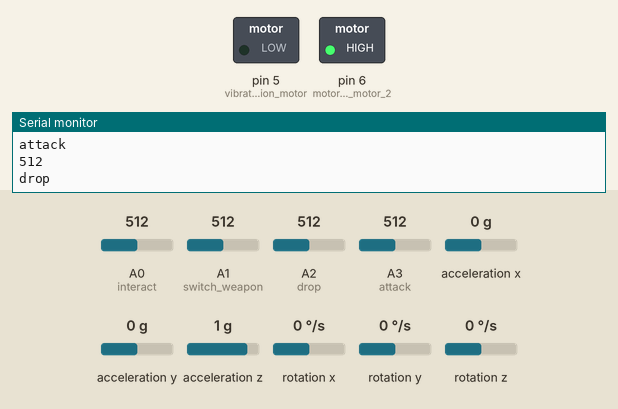
Recording of a sketch running on a simulated Arduino Uno, built with avr-gcc and run on an emulated ATmega328P. On the bench: switched loads named in the sketch (green lamp = pin HIGH), the last lines printed to the serial monitor. Inputs (shaded band) come from the test bench; at power-on: A1 (switch_weapon) = 512, A3 (attack) = 512, A0 (interact) = 512, A2 (drop) = 512, acceleration x 0 g, acceleration y 0 g, acceleration z 1 g, rotation x 0 °/s, rotation y 0 °/s, rotation z 0 °/s. No radio packets arrive unless stated.

Above: at 1.2 s.
1.3 s: A1 (switch_weapon) set to 109
4.3 s: A1 (switch_weapon) set to 95
7.3 s: A3 (attack) set to 54
8.8 s: A3 (attack) set to 48
At 10.0 s:
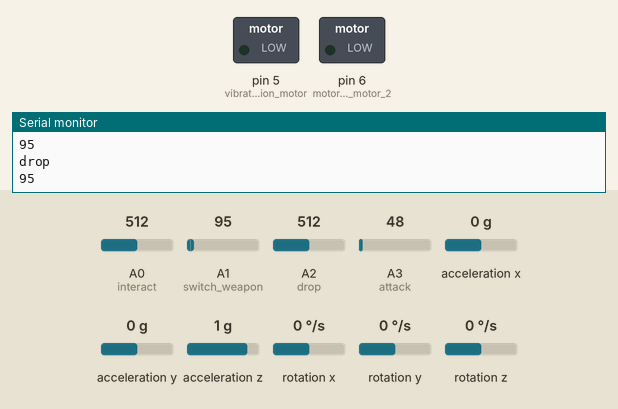
10.3 s: A0 (interact) set to 542
11.8 s: A0 (interact) set to 562
Timing chart, 0 to 14.3 s (numbered marks = the images above; inputs shaded):
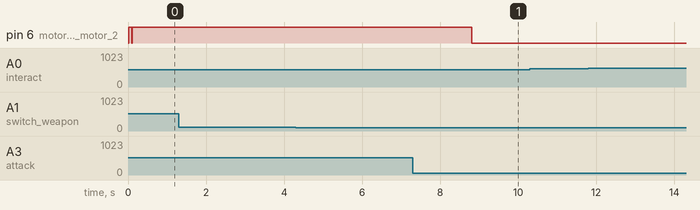

The sketch:

right_hand_send.ino
```cpp
//
// Right hand sender inside the right controller
// This sender is used to send the raw data of the controller to the right hand receiver via nRF024L01+.
//
// References:
// MPU6050: https://create.arduino.cc/projecthub/Gabry295/head-mouse-with-mpu6050-and-arduino-micro-d42878
// nRF24L01: https://swf.com.tw/?p=1044
// nRF24L01: https://howtomechatronics.com/tutorials/arduino/arduino-wireless-communication-nrf24l01-tutorial/

#include <Wire.h>
#include <I2Cdev.h>
#include <MPU6050.h>
#include <SPI.h>
#include "RF24.h"

MPU6050 mpu;
int16_t ax, ay, az, gx, gy, gz;
int vx, vy;
int i, s, d, a;
int code = 0;
int interact, switchWeapon, drop, attack;
int b = 0;

RF24 rf24(8, 10); // CE, CSN
const byte addr[] = "1Node"; // adress name in String


void setup() {
  Serial.begin(9600);
  Wire.begin();
  mpu.initialize();
  if (!mpu.testConnection()) {
    while (1);
  }

  rf24.begin();
  rf24.setChannel(83);       // set channel
  rf24.openWritingPipe(addr); // set pipe
  rf24.setPALevel(RF24_PA_MIN);   // set power amplifier level to low to save energy, since required working distance is short
  rf24.setDataRate(RF24_250KBPS); // set KBPs
  rf24.stopListening();       // stop listening to send data

  pinMode(A0, INPUT); //interact
  pinMode(A1, INPUT); //switch weapon
  pinMode(A2, INPUT); //drop
  pinMode(A3, INPUT); //attack
  pinMode(5, OUTPUT); //vibrate - vibration motor 1
  pinMode(6, OUTPUT); //motor - vibration motor 2
}

void loop() {
  mpu.getMotion6(&ax, &ay, &az, &gx, &gy, &gz);
  vx = (gx + 300) / 200 - 1;
  vy = -(gz - 100) / 200 ; // modify raw gx and gz (gyro data in X and Z axis).

  interact = analogRead(A2); // button for interact, read from pressure sensor 0
  switchWeapon = analogRead(A0); // button for switch weapon, read from pressure sensor 1
  drop = analogRead(A1); // button for drop, read from pressure sensor 2
  attack = analogRead(A3); // squeeze button for attack, read from pressure sensor 3

  translate(); //translate clicked pressure sensors into a 4 digits integer code
  Serial.println(drop);
  rf24.write(&vx, sizeof(vx));  // send vx to right hand receiver
  rf24.write(&vy, sizeof(vy));  // send vy to right hand receiver
  rf24.write(&code, sizeof(code));  // send code to right hand receiver
  vibrate(); // vibration motor 1 vibrates when 'attack' is pressed
  motor(); // vibration motor 2 vibrates once when 'interact, switch weapon & drop' is pressed
  delay(10);
}

/* By our test on nRF024L01+, it can only send data 3 times in one loop, 3 rf24.write() can be called,
   and each data can be well received by the receiver, if more than 3 rf24.write() is called, the rest
   data will be ignored by the receiver, the receiver can only receiver 3 data from one sender in one
   loop. The reason is unknown, because from our research, one nRF024L01+ can pair with 6 others.
   This is why here a translate function is called. If one of the pressure sensor is pressed, its
   relative digit will change from 0 to 1, and times relative digits. All digits add up to a code to
   send to the receiver.
*/
void translate () {
  if (interact > 550) { // pressing threshold, can be changed based on user's situation
    Serial.println("interact");
    i = 1; //when pressed, change to 1
  } else {
    i = 0; //not pressed, change to 0
  }

  if (switchWeapon > 550) {
    Serial.println("switch");
    s = 1;
  } else {
    s = 0;
  }

  if (drop > 50) {
    Serial.println("drop");
    d = 1;
  } else {
    d = 0;
  }

  if (attack > 400) {
    Serial.println("attack");
    a = 1;
  } else {
    a = 0;
  }

  code = i * 1000 + s * 100 + d * 10 + a; //add up as a 4 digit code
  //Serial.println(code);
}

// Vibration motor 1 vibrates continuously as long as 'attack' is pressed
void vibrate() {
  if (attack > 50) {
    //Serial.println("viberate");
    digitalWrite(6, HIGH); //vibration motor for squeezing vibrates
  }
  else {
    digitalWrite(6, LOW); //vibration motor for squeezing stops
  }
}

// Vibration motor 2 only vibrates for 80ms once when 'interact, switchWeapon & drop' is pressed
void motor() {
  if ((interact >= 550 or switchWeapon >= 550 or drop >= 50) && (b == 0) ) {
    digitalWrite(6, HIGH); //vibration motor for buttons vibrates
    //Serial.println("motor");
    delay(80); //vibrates for 80ms
    digitalWrite(6, LOW);
    b = 1; // when one of the controls is pressed, b change from 0 to 1
  }

  if (interact < 550 && switchWeapon < 550 && drop < 50 && (b == 1)) {
    digitalWrite(6, LOW); //vibration motor for buttons stops
    b = 0; //if not, b changes to 0
  }
}
```

Measured:
- the behaviour switches between 51 and 50 on A3 (attack) (found by bisection; images 0 and 1)
- after the input at 8.8 s, pin 6 (motor_-_vibration_motor_2): HIGH → LOW at once
